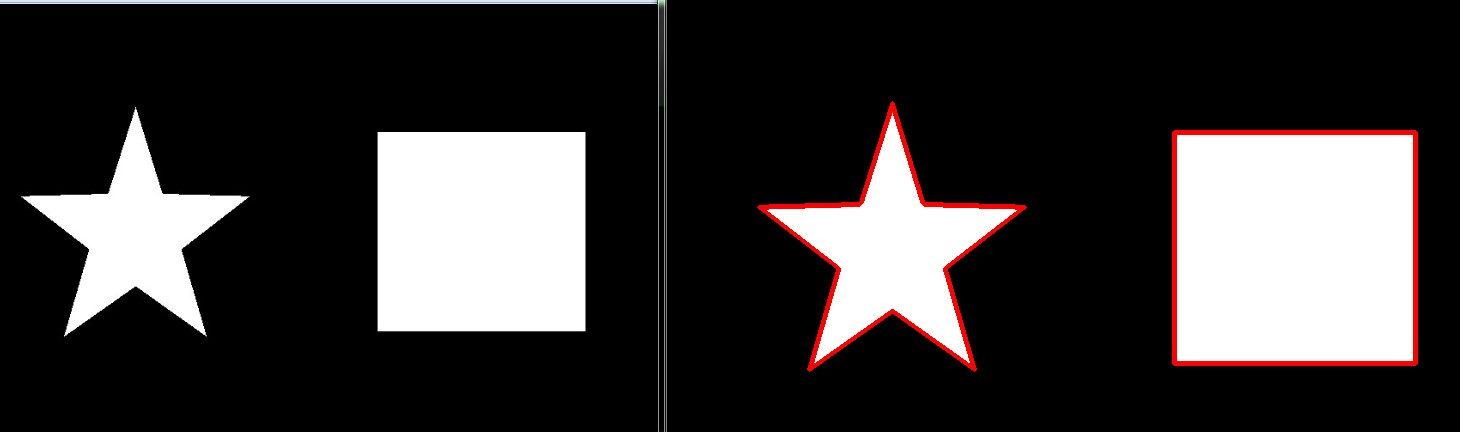
#> input picture python/opencv/src/opencv/luoguo.jpg, 1460 x 432 px
$ python languoshow.py
#> lines starting #> are read from the running program, lines starting #| are printed output that depends on the picture; after the words box and inside, x2 and y2 are one past the last pixel; in counts of white or black regions, pixels touching at a corner belong together
#coding=utf-8
import cv2
import numpy as np


img = cv2.imread('luoguo.jpg')
#> img is the input picture: shape (432, 1460, 3); mean B, G, R 55.7, 55.6, 59

img2 = cv2.imread('30.jpg')
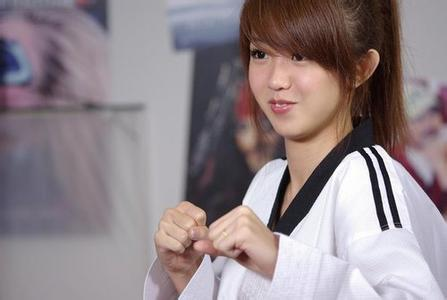
#> input picture python/opencv/src/opencv/30.jpg, 447 x 300 px
#> img2 is the input picture: shape (300, 447, 3); mean B, G, R 136.9, 132.5, 144.6

gray = cv2.cvtColor(img,cv2.COLOR_BGR2GRAY)  # 转成灰度图像
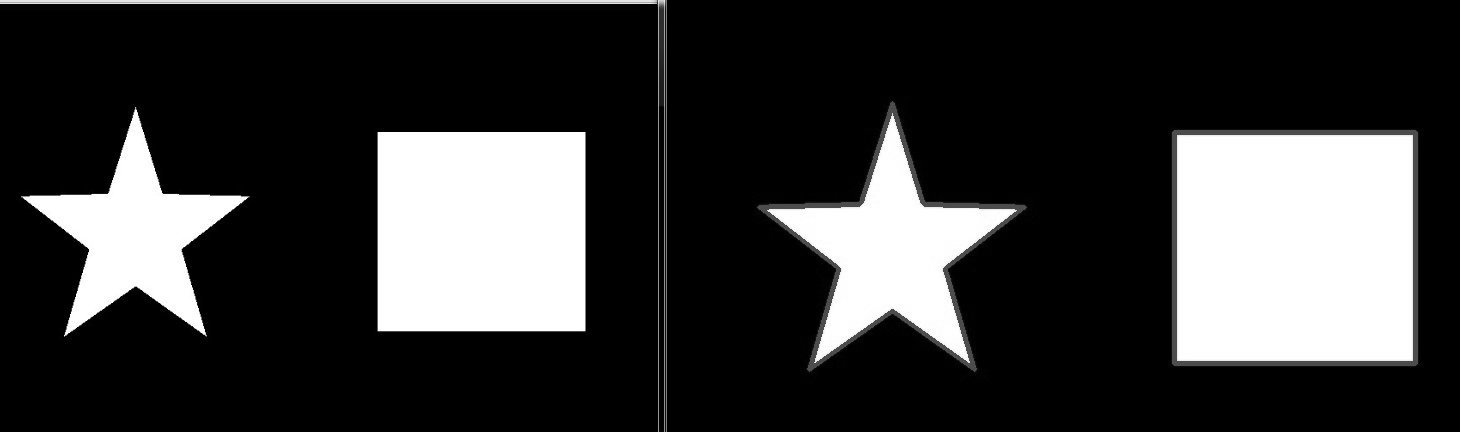
#> gray: shape (432, 1460); min 0, max 255, mean 56.6
ret, binary = cv2.threshold(gray,127,255,cv2.THRESH_BINARY) #将灰度图像转成二值图像
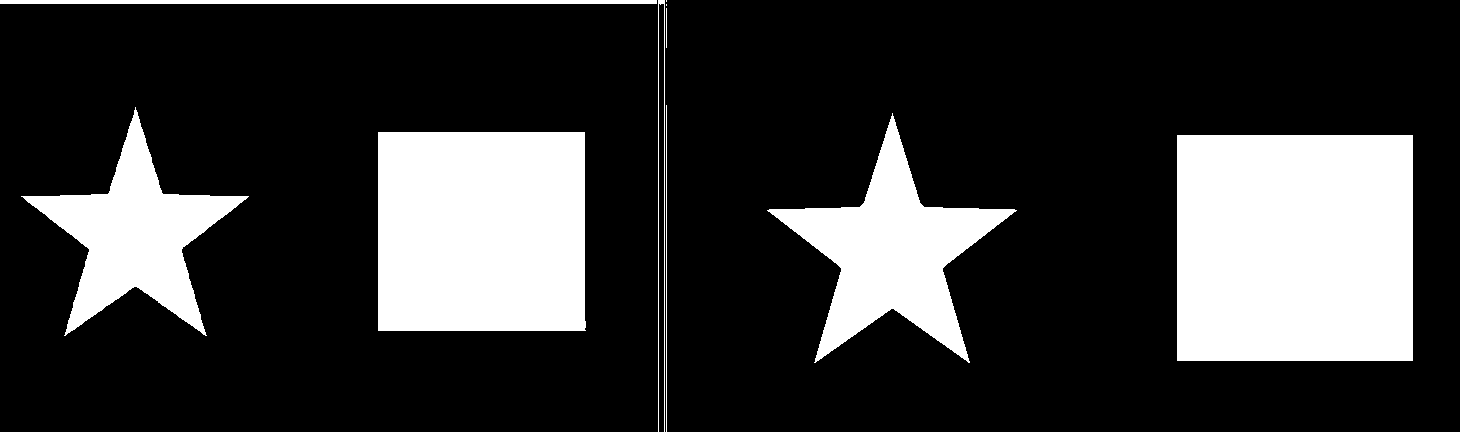
#> binary: shape (432, 1460); 21.9% white; 10 white regions (2 under 20 px)

contours, hierarchy = cv2.findContours(binary,cv2.RETR_TREE,cv2.CHAIN_APPROX_SIMPLE) # 查找轮廓
#> contours = 10 contours, 4 with area under 20; largest, box (x1, y1, x2, y2) and area: (1177, 135, 1413, 361) 52875, (378, 132, 586, 331) 40796, (767, 113, 1017, 363) 21110, (21, 107, 249, 336) 17455, (0, 0, 657, 4) 1968, (658, 0, 665, 432) 20
cv2.drawContours(img,contours,-1,(0,0,255),3)
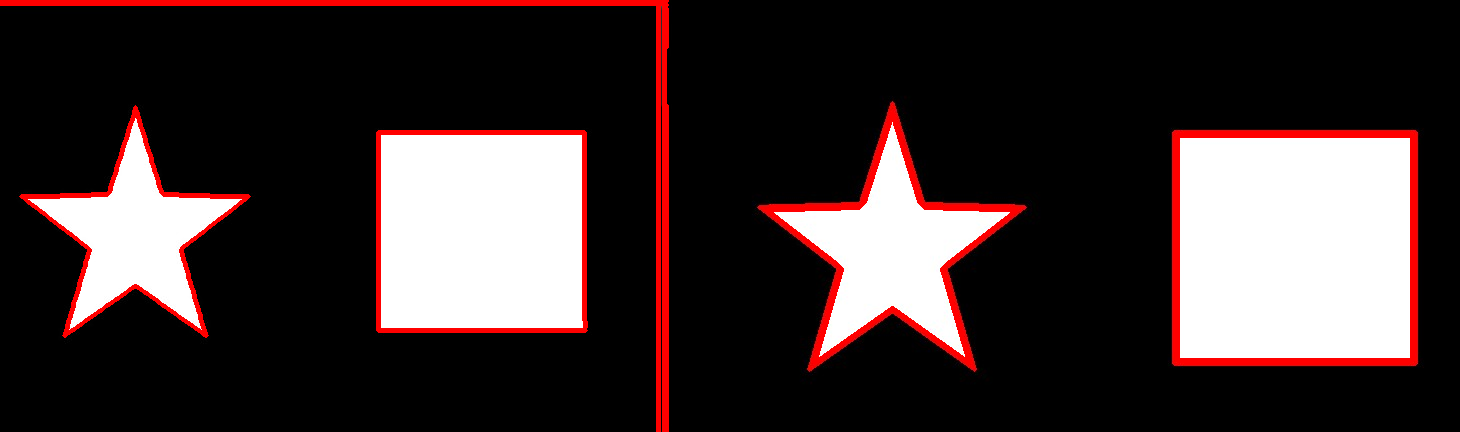
#> img: shape (432, 1460, 3); 4.09% of pixels changed, all inside (x1, y1, x2, y2) = (0, 0, 1415, 432)

cv2.imshow("img", img)
cv2.waitKey(0)

gray2 = cv2.cvtColor(img2,cv2.COLOR_BGR2GRAY)  # 转成灰度图像
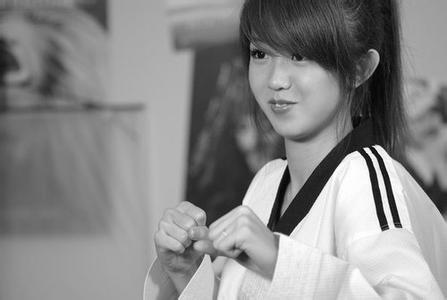
#> gray2: shape (300, 447); min 1, max 255, mean 136.6
ret2, binary2 = cv2.threshold(gray2,127,255,cv2.THRESH_BINARY) #将灰度图像转成二值图像
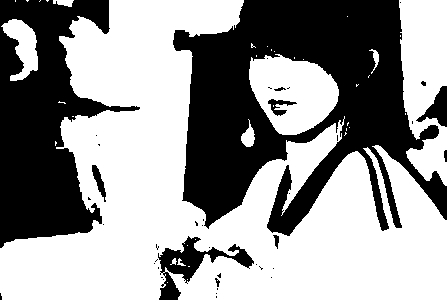
#> binary2: shape (300, 447); 59.1% white; 41 black regions (31 under 20 px)

contours2, hierarchy2= cv2.findContours(binary,cv2.RETR_TREE,cv2.CHAIN_APPROX_SIMPLE) # 查找轮廓
#> contours2 has the same summary as contours
cv2.drawContours(img2,contours2,-1,(0,0,255),3)
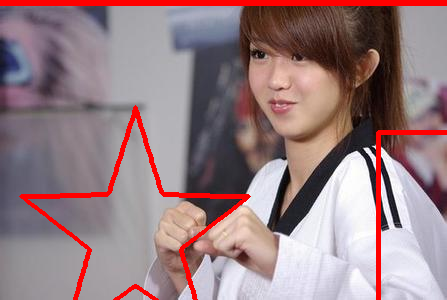
#> img2: shape (300, 447, 3); 5.17% of pixels changed, all inside (x1, y1, x2, y2) = (0, 0, 447, 300)

cv2.imshow("img2", img2)
cv2.waitKey(0)
